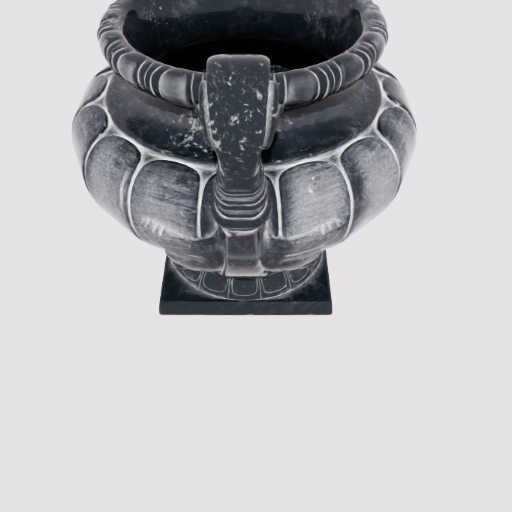
#> input picture replicator_OceanSim/underwaterRender_writer/rgb_1.png, 512 x 512 px
$ python 'Underwater_Advanced_render(unfinished).py'
#> lines starting #> are read from the running program, lines starting #| are printed output that depends on the picture
import numpy as np
import matplotlib.pyplot as plt

class Underwater_render():
    def __init__(self):
        # TODO
        # Now we have the wideband_veiling_light, assume three attenuation coefficients for RGB channel and perform color correction

        self._backscatter_atte = np.array([0.1, 0.1, 0.1])
        self._direct_atte = np.array([0.1, 0.1, 0.1])


        self._depth = 0.01        # Current altitude depth measurement
        self._irradiance_0 = 1.0   # Irradiance (E) at the surface
        self._K = 0.1   #  Camera image exposure and camera pixel geometry
        # Sony_IMX117_Camera_Response
        # [wavelength  R  G  B]
        self._camera_response = np.array([
            [400, 0.1010273973, 0.0804794521, 0.4589041096],
            [450, 0.0239726027, 0.0616438356, 0.7876712329],
            [500, 0.0445205479, 0.926369863, 0.4897260274],
            [550, 0.0479452055, 0.948630137, 0.0787671233],
            [600, 0.9366438356, 0.4914383562, 0.0342465753],
            [650, 0.7962328767, 0.154109589, 0.051369863],
            [700, 0.6386986301, 0.2910958904, 0.0856164384]
            ])
        self._wavelenths = self._camera_response[:,0]
        self._wavelengths_sub = (self._wavelenths[-1] - self._wavelenths[0]) / (self._wavelenths.shape[0] - 1) / 2
        self._camera_info = np.column_stack((self._camera_response[:,3], self._camera_response[:,2], self._camera_response[:,1]))
        # Jerlov I
        # [wavelength   K_d	  b_abs	   b_sca]
        self._Jerlov_water_types = np.array([
            [400, 0.028, 0.022, 0.0062],
            [425, 0.022, 0.017, 0.00482],
            [450, 0.022, 0.018, 0.00381],
            [475, 0.021, 0.019, 0.00306],
            [500, 0.029, 0.026, 0.00249],
            [525, 0.049, 0.046, 0.00205],
            [550, 0.065, 0.062, 0.0017],
            [575, 0.085, 0.082, 0.00143],
            [600, 0.233, 0.228, 0.00122],
            [625, 0.302, 0.295, 0.00104],
            [650, 0.341, 0.334, 0.000899],
            [675, 0.444, 0.434, 0.000782],
            [700, 0.595, 0.582, 0.00685]
            ])
        self._K_d = []
        self._b_abs = []
        self._b_sca = []
        for i in range(self._Jerlov_water_types.shape[0]):
            if self._Jerlov_water_types[i,0] % 50 ==0:
                self._K_d.append(self._Jerlov_water_types[i,1])
                self._b_abs.append(self._Jerlov_water_types[i,2])
                self._b_sca.append(self._Jerlov_water_types[i,3])
#> further down, raw_image is the input picture: shape (512, 512, 4) float32; mean R, G, B, A 0.717, 0.717, 0.728, 1

        self._K_d = np.array(self._K_d)
        self._b_abs = np.array(self._b_abs)
        self._b_sca = np.array(self._b_sca)

        self._b_att = self._b_abs + self._b_sca

        self._irradiance = self._irradiance_0 * np.exp(-self._K_d * self._depth)
        self._veiling_light = (self._b_sca * self._irradiance / self._b_att)


    def calc_wideband_veiling_light(self) -> np.ndarray:
        self.wideband_veiling_light = np.zeros(3)
        for i in range(self._wavelenths.shape[0]):
            temp_cur = self._b_sca[i] * self._irradiance[i] / self._b_att[i]
            self.wideband_veiling_light += 2.0 * self._camera_info[i,:] * temp_cur
        self.wideband_veiling_light *= 1/self._K * self._wavelengths_sub

        return self.wideband_veiling_light


    def render(self, raw_image):
        rendered_image = raw_image.copy()
        for i in range(raw_image.shape[0]):
            for j in range(raw_image.shape[1]):
                rendered_image[i,j,:3] = raw_image[i,j,:3] * np.exp(-self._direct_atte * self._depth) + self.wideband_veiling_light * (1 - np.exp(self._backscatter_atte * self._depth))
                rendered_image[i,j,3] = raw_image[i,j,3]
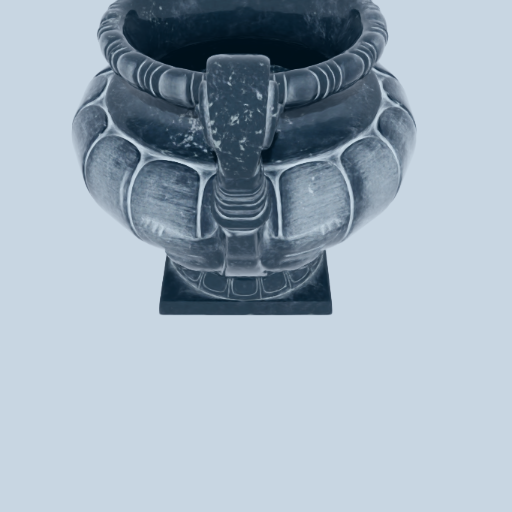
#> rendered_image: shape (512, 512, 4) float32; mean R, G, B, A 0.576, 0.645, 0.707, 1; drawn with min black and max white
        return rendered_image

    def cal_backscatter(self):
        pass
        # self.backscatter = self.wideband_veiling_light * (1 - np.exp())


if __name__ =="__main__":


    render = Underwater_render()
    raw_image = plt.imread('rgb_1.png')
    print(f'Wideband_veiling_light:{render.calc_wideband_veiling_light()}')
    rendered_image = render.render(raw_image)
    fig = plt.figure()
    ax1 = fig.add_subplot(1,2,1)
    ax1.imshow(raw_image)
    ax1.set_title('raw image')
    ax2 = fig.add_subplot(1,2,2)
    ax2.imshow(rendered_image)
    ax2.set_title('rendered image')
    plt.show()
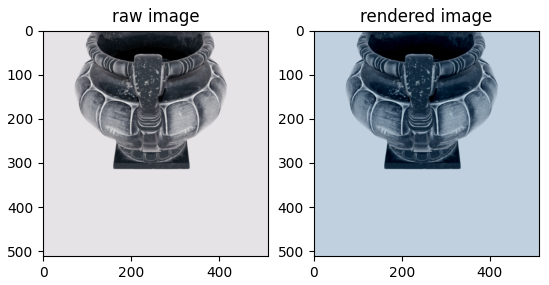
#> figure drawn by matplotlib, 2 panels
